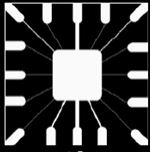
%> input picture matlab/Images/lines.JPG, 153 x 153 px
$ octave LineDetection.m   (GNU Octave 9; MATLAB toolbox functions it lacks are replaced by stand-ins)
%> lines starting %> are read from the running program, lines starting %| are printed output that depends on the picture; in (x1, y1, x2, y2) boxes, pixels count from 0 and x2, y2 are one past the last pixel; in counts of white or black regions, pixels touching at a corner belong together; the program's own positions count from 1
%LINE DETECTION
%Horizontal lines
a=imread('lines.jpg');
%> a is the input picture: size 153x153x3 uint8; min 0, max 255, mean 72.3
f=rgb2gray(a);
imshow(f);
w=[-1,-1,-1;2,2,2;-1,-1,-1]
g=abs(imfilter(double(f),w));
T=300;
g=g>=T;
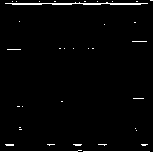
%> g: size 153x153 logical; 2.9% white; 34 white regions (32 under 20 px), largest, box (x1, y1, x2, y2) and area: (0, 150, 153, 153) 302, (5, 2, 148, 5) 246
figure,imshow(g);

%Vertical lines
a=imread('lines.jpg');
f=rgb2gray(a);
imshow(f);
w=[-1,2,-1;-1,2,-1;-1,2,-1]
g=abs(imfilter(double(f),w));
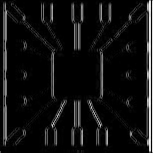
%> g: size 153x153 double; min 0, max 873, mean 59.8; drawn with min black and max white
T=300;
g=g>=T;
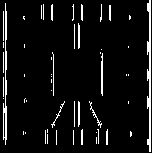
%> g: size 153x153 logical; 7% white in thin lines or dots
figure,imshow(g);


%45 degree lines
a=imread('lines.jpg');
f=rgb2gray(a);
imshow(f);
w=[-1,-1,2;-1,2,-1;2,-1,-1]
g=abs(imfilter(double(f),w));
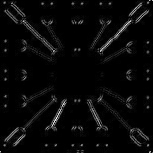
%> g: size 153x153 double; min 0, max 677, mean 24.7; drawn with min black and max white
T=300;
g=g>=T;
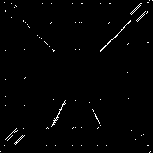
%> g: size 153x153 logical; 1.2% white in thin lines or dots
figure,imshow(g);


%135 degree lines
a=imread('lines.jpg');
f=rgb2gray(a);
imshow(f);
w=[2,-1,-1;-1,2,-1;-1,-1,2]
g=abs(imfilter(double(f),w));
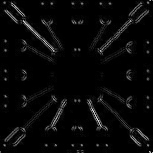
%> g: size 153x153 double; min 0, max 684, mean 24.6; drawn with min black and max white
T=300;
g=g>=T;
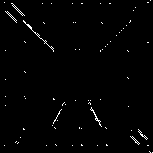
%> g: size 153x153 logical; 1.3% white in thin lines or dots
figure,imshow(g);
